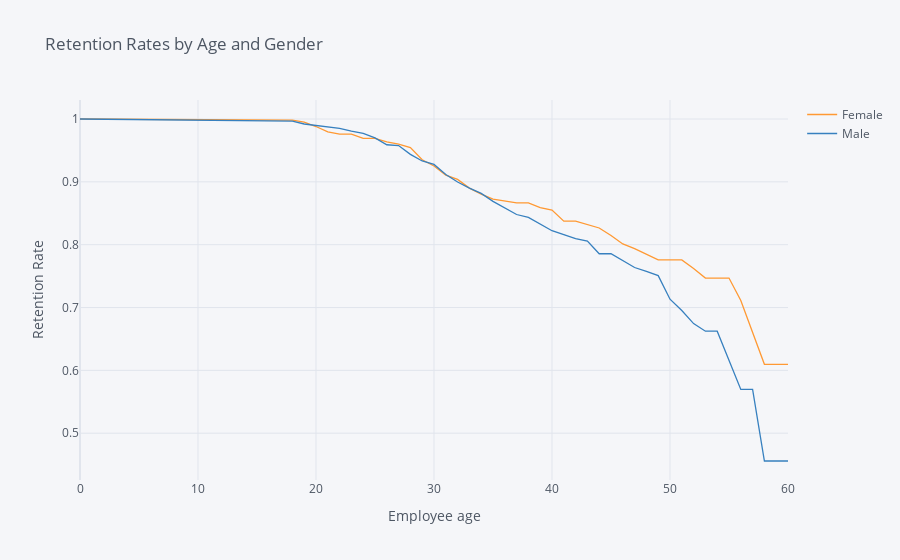

This figure's notebook cell:
### Code cell
rates = survival(data, 'Gender', 'Age', 'Attrition')

rates.iplot(kind='line', xTitle='Employee age', yTitle='Retention Rate',
            title='Retention Rates by Age and Gender')

### Figure 1 — Plotly figure (JSON) as saved in the notebook; plotly's stock layout.template omitted (floating-point values rounded to 4 significant figures)
{"data": [{"line": {"color": "rgba(255, 153, 51, 1.0)", "dash": "solid", "shape": "linear", "width": 1.3}, "mode": "lines", "name": "Female", "text": "", "type": "scatter", "x": [0, 18, 19, 20, 21, 22, 23, 24, 25, 26, 27, 28, 29, 30, 31, 32, 33, 34, 35, 36, 37, 38, 39, 40, 41, 42, 43, 44, 45, 46, 47, 48, 49, 50, 51, 52, 53, 54, 55, 56, 57, 58, 59, 60], "y": [1, 0.9983, 0.9949, 0.988, 0.9794, 0.976, 0.976, 0.969, 0.969, 0.9637, 0.9601, 0.9544, 0.9352, 0.9252, 0.9105, 0.904, 0.8901, 0.8804, 0.8725, 0.8696, 0.8665, 0.8665, 0.8591, 0.8551, 0.8374, 0.8374, 0.8322, 0.8266, 0.8146, 0.8011, 0.7936, 0.785, 0.7757, 0.7757, 0.7757, 0.7621, 0.7469, 0.7469, 0.7469, 0.7113, 0.6605, 0.6097, 0.6097, 0.6097]}, {"line": {"color": "rgba(55, 128, 191, 1.0)", "dash": "solid", "shape": "linear", "width": 1.3}, "mode": "lines", "name": "Male", "text": "", "type": "scatter", "x": [0, 18, 19, 20, 21, 22, 23, 24, 25, 26, 27, 28, 29, 30, 31, 32, 33, 34, 35, 36, 37, 38, 39, 40, 41, 42, 43, 44, 45, 46, 47, 48, 49, 50, 51, 52, 53, 54, 55, 56, 57, 58, 59, 60], "y": [1, 0.9966, 0.9921, 0.9898, 0.9886, 0.9852, 0.9806, 0.977, 0.9699, 0.959, 0.9578, 0.9438, 0.9332, 0.9277, 0.9118, 0.8997, 0.8901, 0.8817, 0.8689, 0.8589, 0.848, 0.8433, 0.8331, 0.8222, 0.8162, 0.8096, 0.8058, 0.7856, 0.7856, 0.7752, 0.7637, 0.7575, 0.7508, 0.7132, 0.6952, 0.6744, 0.6624, 0.6624, 0.6172, 0.5697, 0.5697, 0.4558, 0.4558, 0.4558]}], "layout": {"autosize": true, "legend": {"bgcolor": "#F5F6F9", "font": {"color": "#4D5663"}}, "paper_bgcolor": "#F5F6F9", "plot_bgcolor": "#F5F6F9", "title": {"font": {"color": "#4D5663"}, "text": "Retention Rates by Age and Gender"}, "xaxis": {"autorange": true, "gridcolor": "#E1E5ED", "range": [0, 60], "showgrid": true, "tickfont": {"color": "#4D5663"}, "title": {"font": {"color": "#4D5663"}, "text": "Employee age"}, "type": "linear", "zerolinecolor": "#E1E5ED"}, "yaxis": {"autorange": true, "gridcolor": "#E1E5ED", "range": [0.4255, 1.03], "showgrid": true, "tickfont": {"color": "#4D5663"}, "title": {"font": {"color": "#4D5663"}, "text": "Retention Rate"}, "type": "linear", "zerolinecolor": "#E1E5ED"}}}
